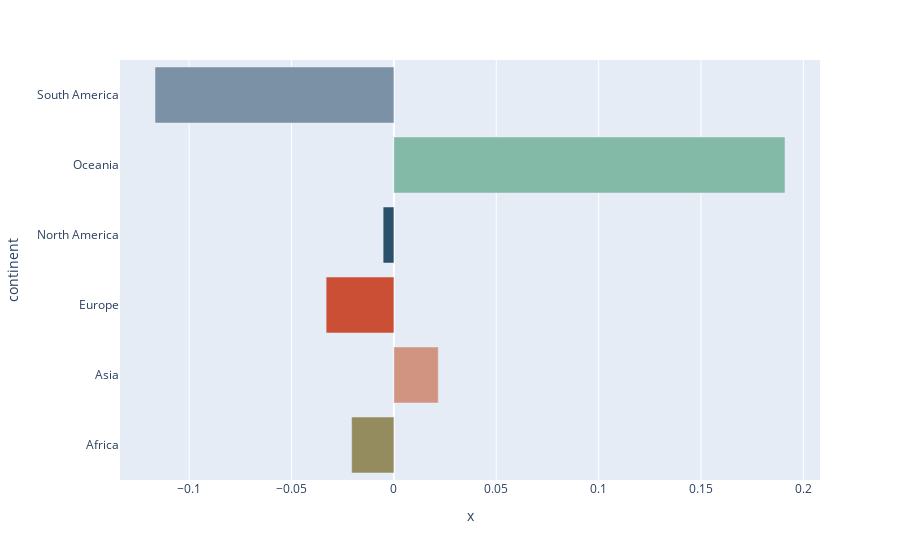

Here is the notebook cell this chart was saved with:
### Code cell
plt.figure(figsize=(12,5),dpi=300)


data=twenty_twenty_data.groupby('continent').Generosity.sum()/twenty_twenty_data.groupby('continent').Generosity.count()
sns.barplot(y=data.index,x=data.values,palette="Pastel1")

fig = px.bar(data,y=data.index,x=data.values,orientation="h")
fig.update_traces(marker_color=["#948C5F","#D19480","#CB4F34","#2B506B","#82BAA7","#7B92A6"])
fig.show()

### Figure 1 — Plotly figure (JSON) as saved in the notebook; plotly's stock layout.template omitted (floating-point values rounded to 4 significant figures)
{"data": [{"alignmentgroup": "True", "hovertemplate": "x=%{x}<br>continent=%{y}<extra></extra>", "legendgroup": "", "marker": {"color": ["#948C5F", "#D19480", "#CB4F34", "#2B506B", "#82BAA7", "#7B92A6"]}, "name": "", "offsetgroup": "", "orientation": "h", "showlegend": false, "textposition": "auto", "type": "bar", "x": [-0.02064, 0.02168, -0.0331, -0.005258, 0.191, -0.1167], "xaxis": "x", "y": ["Africa", "Asia", "Europe", "North America", "Oceania", "South America"], "yaxis": "y"}], "layout": {"barmode": "relative", "legend": {"tracegroupgap": 0}, "margin": {"t": 60}, "xaxis": {"anchor": "y", "domain": [0, 1], "title": {"text": "x"}}, "yaxis": {"anchor": "x", "domain": [0, 1], "title": {"text": "continent"}}}}
